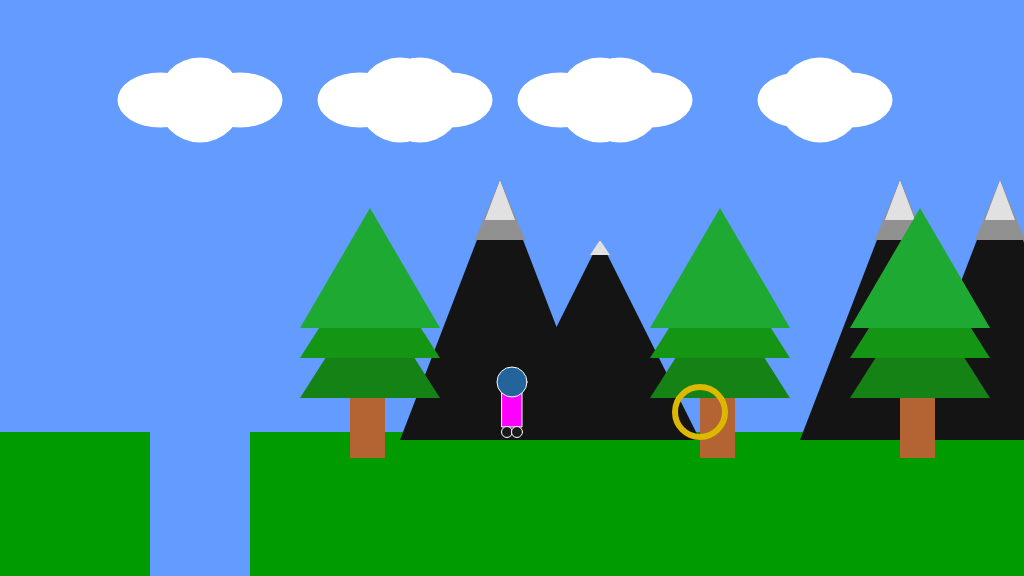
Frame 1 (no input)
Frame 60 (no input): identical to frame 1, image omitted
Frame 120 (the mouse pressed at the canvas centre since frame 60): identical to frame 1, image omitted

The p5.js sketch that drew this single still picture (run headless with seeded random() and noise() and a simulated clock; from frame 60 on, the mouse is pressed at the canvas centre):

// p5.js sketch
// ── sketch.js
/*

The Game Project 5 - Bring it all together

*/

var gameChar_x;
var gameChar_y;
var floorPos_y;
var scrollPos;
var gameChar_world_x;

var isLeft;
var isRight;
var isFalling;
var isPlummeting;
var cloud;
var mountains;
var treePos_x;
var treePos_y;
var canyon;
var collectables;

function setup()
{
	createCanvas(1024, 576);
	floorPos_y = height * 3/4;
	gameChar_x = width/2;
	gameChar_y = floorPos_y;
    treePos_y = height/2 + 100;
    canyon = {x_pos: 150, y_pos: floorPos_y, width: 100};
    collectables = {x_pos: 85, y_pos: floorPos_y, size: 15, isFound: false};

	// Variable to control the background scrolling.
	scrollPos = 0;

	// Variable to store the real position of the gameChar in the game
	// world. Needed for collision detection.
	gameChar_world_x = gameChar_x - scrollPos;

	// Boolean variables to control the movement of the game character.
	isLeft = false;
	isRight = false;
	isFalling = false;
	isPlummeting = false;

	// Initialise arrays of scenery objects.
    treePos_x = [900, 700, 350, 1150];
    collectables = [
         {x_pos: 700, y_pos: floorPos_y, size: 50, isFound: false},
         {x_pos: 900, y_pos: floorPos_y, size: 50, isFound: false},
         {x_pos: 1500, y_pos: floorPos_y, size: 50, isFound: false}
     ];
    mountains = [
        {x_pos: 400, y_pos: 200},
        {x_pos: 800, y_pos: 200},
        {x_pos: 900, y_pos: 200}
    ];
    
    cloud = [
        {x_pos: 200, y_pos: 100, width: 85}, 
        {x_pos: 400, y_pos: 100, width: 85}, 
        {x_pos: 600, y_pos: 100, width: 85}
    ];
    
}

function draw()
{
	background(100, 155, 255); // fill the sky blue

	noStroke();
	fill(0,155,0);
	rect(0, floorPos_y, width, height/4); // draw some green ground
    push();
    translate(scrollPos,0);

	// Draw clouds.
      drawClouds();


	// Draw mountains.
    
    drawMountains();

	// Draw trees.
    drawTrees();
    

	// Draw canyons.
    drawCanyon();

	// Draw collectable items.
    for(var i = 0; i < collectables.lengh; i++ );
    {
        if(dist(gameChar_x, gameChar_y, collectables[i].x_pos, collectables[i].y_pos) < 25)
        {
            collectables[i].isFound = true;
        }
       else if(collectables[i].isFound == false)
        {
            drawCollectable(collectables[i]);
            
        }
          
    }
    

	// Draw game character.
	
	drawGameChar();
    
    pop();

	// Logic to make the game character move or the background scroll.
	if(isLeft)
	{
		if(gameChar_x > width * 0.2)
		{
			gameChar_x -= 5;
		}
		else
		{
			scrollPos += 5;
		}
	}

	if(isRight)
	{
		if(gameChar_x < width * 0.8)
		{
			gameChar_x  += 5;
		}
		else
		{
			scrollPos -= 5; // negative for moving against the background
		}
	}

	// Logic to make the game character rise and fall.

	// Update real position of gameChar for collision detection.
	gameChar_world_x = gameChar_x - scrollPos;
}


// ---------------------
// Key control functions
// ---------------------

function keyPressed(){

    if(key == 'A' || keyCode == 37)
        {
            isLeft = true;
        }

        if(key == 'D' || keyCode == 39)
        {
            isRight = true;
        }
      if(keyCode == 32)
            {
            if (gameChar_y == floorPos_y)
                   {
                    console.log("spacebar");
                    gameChar_y -=100;
                   }
            }

}

function keyReleased()
{

        if(key == 'A' || keyCode == 37)
        {
            isLeft = false;
        }

        if(key == 'D' || keyCode == 39)
        {
            isRight = false;
        }

}


// ------------------------------
// Game character render function
// ------------------------------

// Function to draw the game character.

function drawGameChar()
{
        if(isLeft)
        {
            if(gameChar_x > width * 0.8)
            {
        gameChar_x -= 5;
        fill(255,0,255);
        rect(gameChar_x -10, gameChar_y -40, 20,35);
        fill(35,100,155);
        ellipse(gameChar_x,gameChar_y -50, 30);
        fill(25);
        ellipse(gameChar_x - 7, gameChar_y,11);
        ellipse(gameChar_x + 5, gameChar_y,11);

            }
            else
            {
        scrollPos += 5;
        fill(255,0,255);
        rect(gameChar_x -10, gameChar_y -40, 20,35);
        fill(35,100,155);
        ellipse(gameChar_x,gameChar_y -50, 30);
        fill(25);
        ellipse(gameChar_x - 7, gameChar_y,11);
        ellipse(gameChar_x + 5, gameChar_y,11);

            }
        }

        else if(isRight)
        {
            if(gameChar_x < width * 0.8)
            {
                gameChar_x  += 5;
                fill(255,0,255);
                rect(gameChar_x -10, gameChar_y -40, 20,35);
                fill(35,100,155);
                ellipse(gameChar_x,gameChar_y -50, 30);
                fill(25);
                ellipse(gameChar_x - 5, gameChar_y,11);
                ellipse(gameChar_x + 7, gameChar_y,11);
            }
            else
            {
        scrollPos -= 5; // negative for moving against the background
        fill(255,0,255);
        rect(gameChar_x -10, gameChar_y -40, 20,35);
        fill(35,100,155);
        ellipse(gameChar_x,gameChar_y -50, 30);
        fill(25);
        ellipse(gameChar_x - 5, gameChar_y,11);
        ellipse(gameChar_x + 7, gameChar_y,11);
            }

        }
        else if(isRight && isFalling)
        {
            // add your jumping-right code
        fill(255,0,255);
        rect(gameChar_x -10, gameChar_y -50, 20,35);
        fill(35,100,155);
        ellipse(gameChar_x,gameChar_y -60, 30);
        fill(25);
        ellipse(gameChar_x - 5, gameChar_y - 15,11);
        ellipse(gameChar_x + 8, gameChar_y -15,11);

        }
        else if(isLeft && isFalling)
        {
            // add your jumping-left code

        fill(255,0,255);
        rect(gameChar_x -10, gameChar_y -50, 20,35);
        fill(35,100,155);
        ellipse(gameChar_x,gameChar_y -60, 30);
        fill(25);
        ellipse(gameChar_x - 8, gameChar_y - 15,11);
        ellipse(gameChar_x + 5, gameChar_y -15,11);


        }
        else
        {
            // add your standing front facing code

        fill(255,0,255);
        rect(gameChar_x -10, gameChar_y -40, 20,35);
        fill(35,100,155);
        ellipse(gameChar_x,gameChar_y -50, 30);
        fill(25);
        ellipse(gameChar_x - 5, gameChar_y,11);
        ellipse(gameChar_x + 5, gameChar_y,11);

        }

        if(gameChar_y < floorPos_y)
            {
                isFalling = true
                gameChar_y +=2;
            }
        else 
            {
                isFalling = false;
            }

}

// ---------------------------
// Background render functions
// ---------------------------

// Function to draw cloud objects.

function drawClouds()
{
for(var i = 0; i < cloud.length; i++)
   { 
    fill(255);
	ellipse(cloud[i].x_pos, cloud[i].y_pos, cloud[i].width, 85);
	ellipse(cloud[i].x_pos + 40, cloud[i].y_pos, cloud[i].width, 55);
	ellipse(cloud[i].x_pos - 40, cloud[i].y_pos, cloud[i].width, 55);
    
    fill(255);
	ellipse(cloud[i].x_pos + 220, cloud[i].y_pos, cloud[i].width, 85);
	ellipse(cloud[i].x_pos + 250, cloud[i].y_pos, cloud[i].width, 55);
	ellipse(cloud[i].x_pos + 200, cloud[i].y_pos, cloud[i].width, 55);
   }
}

// Function to draw mountains objects.

function drawMountains()
{
      for(var i = 0; i < mountains.length; i++)
    
   {    
    fill(20, 20, 20);
	triangle(mountains[i].x_pos, mountains[i].y_pos + 240, mountains[i].x_pos + 100, mountains[i].y_pos - 20, mountains[i].x_pos + 200, mountains[i].y_pos + 240);
	fill(145, 145, 145);
	triangle(mountains[i].x_pos + 75, mountains[i].y_pos + 40, mountains[i].x_pos + 100, mountains[i].y_pos - 20, mountains[i].x_pos + 125, mountains[i].y_pos + 40);
	fill(225, 225, 225);
	triangle(mountains[i].x_pos + 85, mountains[i].y_pos + 20, mountains[i].x_pos + 100, mountains[i].y_pos - 20, mountains[i].x_pos + 115, mountains[i].y_pos + 20);
	fill(20, 20, 20);
	triangle(mountains[i].x_pos + 100, mountains[i].y_pos + 240, mountains[i].x_pos + 200, mountains[i].y_pos + 40, mountains[i].x_pos + 300, mountains[i].y_pos + 240);
	fill(225, 225, 225);
	triangle(mountains[i].x_pos + 190, mountains[i].y_pos + 55, mountains[i].x_pos + 200, mountains[i].y_pos + 40, mountains[i].x_pos + 210, mountains[i].y_pos + 55);
    }
}

// Function to draw trees objects.

function drawTrees()
{
   for(var i =0; i < treePos_x.length; i++)
    {
            
    noStroke();
	fill(180, 100, 50);
	rect(treePos_x[i], treePos_y, 35, 70);
	fill(20, 130, 20);
	triangle(treePos_x[i] - 50, treePos_y + 10, treePos_x[i] + 20, treePos_y - 100, treePos_x[i] + 90, treePos_y + 10);
	fill(20, 150, 20);
	triangle(treePos_x[i] - 50, treePos_y - 30, treePos_x[i] + 20, treePos_y - 140, treePos_x[i] + 90, treePos_y - 30);
	fill(30, 170, 50);
	triangle(treePos_x[i] - 50, treePos_y - 60, treePos_x[i] + 20, treePos_y - 180, treePos_x[i] + 90, treePos_y - 60);
    }  
}


// ---------------------------------
// Canyon render and check functions
// ---------------------------------

// Function to draw canyon objects.

function drawCanyon()
{
    if(gameChar_x <= canyon.x_pos + 100 && gameChar_y >= canyon.y_pos && gameChar_x > canyon.x_pos)
             
        {
            isPlummeting = true;
            gameChar_y += 2;
        }
    else 
    {
        
        isPlummeting = false;
        
    }
    noStroke();
	fill(100, 155, 255);
	rect(canyon.x_pos, canyon.y_pos, canyon.width, 200);
}

// Function to check character is over a canyon.

function checkCanyon(t_canyon)
{

}

// ----------------------------------
// Collectable items render and check functions
// ----------------------------------

// Function to draw collectable objects.

function drawCollectable(t_collectable)
{
      noFill();
            strokeWeight(6);
            stroke(220, 185, 0);
            ellipse(t_collectable.x_pos,
                   t_collectable.y_pos -20,
                   t_collectable.size,t_collectable.size);
            fill(255,0,255);
            stroke(255);
            strokeWeight(1);

}

// Function to check character has collected an item.

function checkCollectable(t_collectable)
{

}
